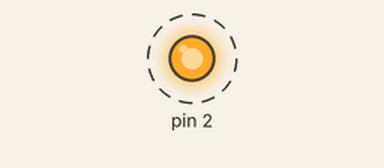
Simulated run of this program. Board: Arduino Uno, built with avr-gcc and run on an emulated ATmega328P. Shown: output pins drawn as LEDs (lit = HIGH). Dashed ring = blinking. What the program prints to the serial monitor is not drawn.

Above: at 0.05 s.
Timing chart, 0 to 3.0 s (numbered marks = the images above):
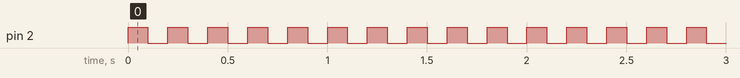

Measured:
- by itself, pin 2: alternates HIGH for 0.10 s and LOW for 0.10 s

The program:

main.cpp
```cpp
#include <Arduino.h>
const int pinBotao = 3;

// prototipos das funcoes( representcao inicial da funcao)
void ligaLed(int); // essa recebe so uma int por que so recebe as entradas dos pinos
void desligaLed(int);
void piscaLed(int, unsigned long); // a piscaLed recebe dois tipo de numaracao
int somaDeDoisNumeros(int, int); // recebe dois numeros e esses mesmos podem variar, por isso recebe duas int

void setup()
{
  pinMode(2, OUTPUT);
  Serial.begin(9600);
}

void loop()
{
  piscaLed(2, 100);
  int resultadoDaSoma = somaDeDoisNumeros(4, 8);
  Serial.println(resultadoDaSoma);
}

void ligaLed(int pin) // nova funcao criada por nos mesmos
{
  digitalWrite(pin, HIGH);
}
void desligaLed(int pin)
{
  digitalWrite(pin, LOW);
}
void piscaLed(int pin, unsigned long tempo)  // nova funcao criada por nos mesmos

{
  ligaLed(pin);
  delay(tempo);
  desligaLed(pin);
  delay(tempo);
}

int somaDeDoisNumeros(int numeroA, int numeroB) // nova funcao criada por nos mesmos

{
  int resultado = numeroA + numeroB;
  return resultado;
}
```
